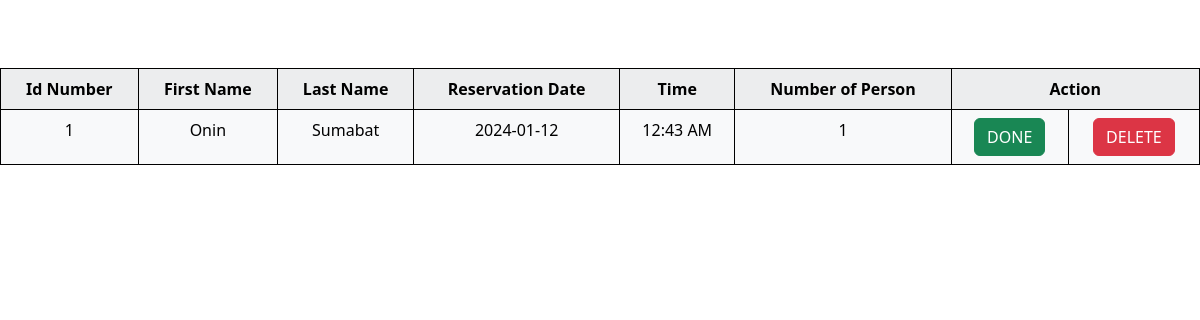
The page /public/book_assigned.php on the database as committed earlier.
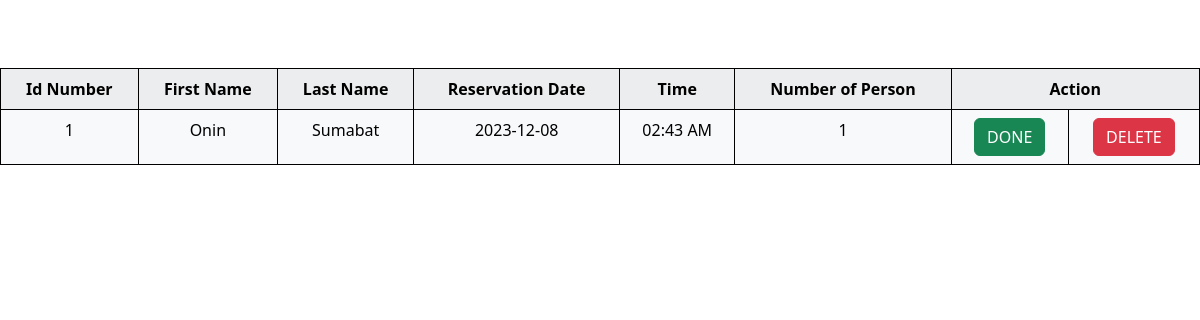
The same page on the database as committed later.
### tables this page shows
CREATE TABLE `booking1` (
  `id` int(11) NOT NULL,
  `name` varchar(50) NOT NULL,
  `last` varchar(60) NOT NULL,
  `date` date NOT NULL,
  `time` time NOT NULL,
  `table` varchar(60) NOT NULL,
  `status` varchar(90) NOT NULL
);

### public/book_assigned.php (the view, shortened to what this page needs)
<?php
$db = mysqli_connect('localhost', 'root', '', 'face_recog');
?>
<!DOCTYPE html>
<html>
<head>
    <link href="https://cdn.jsdelivr.net/npm/bootstrap@5.3.2/dist/css/bootstrap.min.css" rel="stylesheet">
</head>
<body background="https://i.gifer.com/EFI0.gif">
    <i><h1> Summary of Reservation </h1></i>
    <table class="table table-light table-striped">
        <tr>
            <th> Id Number </th>
            <th> First Name </th>
            <th> Last Name </th>
            <th> Reservation Date </th>
            <th> Time </th>
            <th> Number of Person </th>
            <th colspan='3'>Action</th>
        </tr>
        <?php
        $query = mysqli_query($db, "SELECT * FROM booking1 ORDER BY date, time");
        $no = 1;
        while($value = mysqli_fetch_array($query)){
            echo "<tr>";
            echo "<td>". $no. "</td>";
            echo "<td>". $value['name']. "</td>";
            echo "<td>". $value['last']. "</td>";
            echo "<td>". $value['date']. "</td>";
            echo "<td>". date("h:i A", strtotime($value['time'])). "</td>";
            echo "<td>". $value['table']. "</td>";
            echo "<td>
                    <form method='POST' onsubmit='return confirm(\"Have you completed this reservation?\");'>
                        <input type='hidden' name='reserve_id' value='". $value['id']. "'>
                        <button type='submit' name='done' class='btn btn-success'>DONE</button>
                    </form>
                  </td>";
            echo "<td>
                    <form method='POST' onsubmit='return confirm(\"Are you sure you want to delete this record?\");'>
                        <input type='hidden' name='reserve_id' value='". $value['id']. "'>
                        <button type='submit' name='delete' class='btn btn-danger'>DELETE</button>
                    </form>
                  </td>";
            echo "</tr>";
            $no++;
        }
        ?>
    </table>
</body>
</html>

Rows that differ between the two databases and show on the page:
changed booking1 "Onin": date "2024-01-12" → "2023-12-08"; time "12:43 AM" → "02:43 AM"
